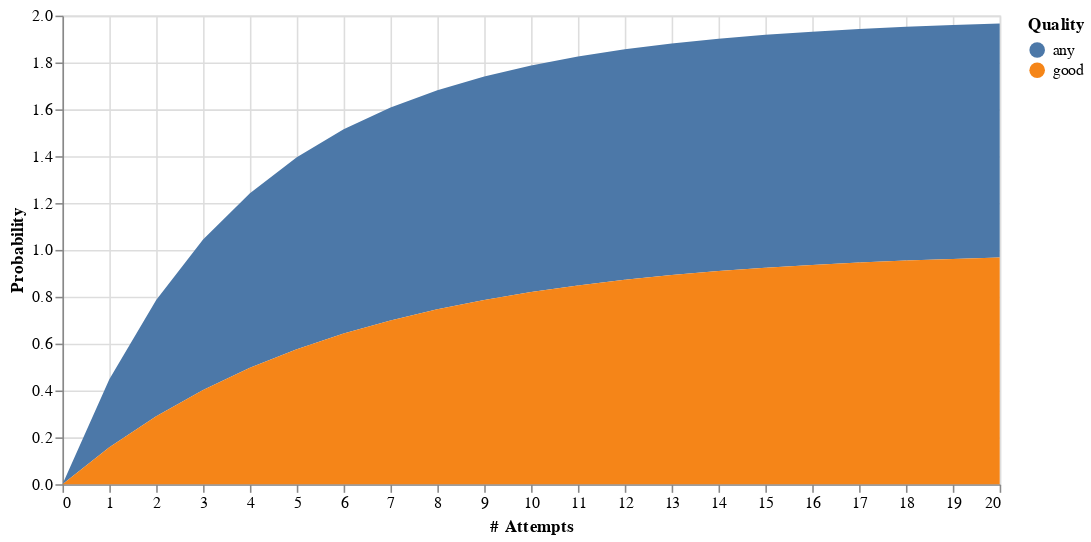

The notebook cell saved with this chart:
### Code cell
VegaLite({
  "$schema": "https://vega.github.io/schema/vega-lite/v4.json",
  "width": 600,
  "height": 300,
  "padding": 5,
  "data": {
    "values": probas
  },
  "mark": "area",
  "encoding": {
    "x": {"field": "# Attempts", "type": "quantitative"},
    "y": {"field": "Probability", "type": "quantitative"},
    "color": {"field": 'Quality'},
  }
})

### Figure 1 — Vega-Lite specification as saved in the notebook (floating-point values rounded to 4 significant figures)
{"$schema": "https://vega.github.io/schema/vega-lite/v4.json", "data": {"values": [{"# Attempts": 0, "Probability": 0, "Quality": "any"}, {"# Attempts": 1, "Probability": 0.2898, "Quality": "any"}, {"# Attempts": 2, "Probability": 0.4956, "Quality": "any"}, {"# Attempts": 3, "Probability": 0.6418, "Quality": "any"}, {"# Attempts": 4, "Probability": 0.7456, "Quality": "any"}, {"# Attempts": 5, "Probability": 0.8193, "Quality": "any"}, {"# Attempts": 6, "Probability": 0.8717, "Quality": "any"}, {"# Attempts": 7, "Probability": 0.9089, "Quality": "any"}, {"# Attempts": 8, "Probability": 0.9353, "Quality": "any"}, {"# Attempts": 9, "Probability": 0.954, "Quality": "any"}, {"# Attempts": 10, "Probability": 0.9674, "Quality": "any"}, {"# Attempts": 11, "Probability": 0.9768, "Quality": "any"}, {"# Attempts": 12, "Probability": 0.9835, "Quality": "any"}, {"# Attempts": 13, "Probability": 0.9883, "Quality": "any"}, {"# Attempts": 14, "Probability": 0.9917, "Quality": "any"}, {"# Attempts": 15, "Probability": 0.9941, "Quality": "any"}, {"# Attempts": 16, "Probability": 0.9958, "Quality": "any"}, {"# Attempts": 17, "Probability": 0.997, "Quality": "any"}, {"# Attempts": 18, "Probability": 0.9979, "Quality": "any"}, {"# Attempts": 19, "Probability": 0.9985, "Quality": "any"}, {"# Attempts": 20, "Probability": 0.9989, "Quality": "any"}, {"# Attempts": 0, "Probability": 0, "Quality": "good"}, {"# Attempts": 1, "Probability": 0.1577, "Quality": "good"}, {"# Attempts": 2, "Probability": 0.2905, "Quality": "good"}, {"# Attempts": 3, "Probability": 0.4024, "Quality": "good"}, {"# Attempts": 4, "Probability": 0.4967, "Quality": "good"}, {"# Attempts": 5, "Probability": 0.5761, "Quality": "good"}, {"# Attempts": 6, "Probability": 0.6429, "Quality": "good"}, {"# Attempts": 7, "Probability": 0.6992, "Quality": "good"}, {"# Attempts": 8, "Probability": 0.7467, "Quality": "good"}, {"# Attempts": 9, "Probability": 0.7866, "Quality": "good"}, {"# Attempts": 10, "Probability": 0.8203, "Quality": "good"}, {"# Attempts": 11, "Probability": 0.8486, "Quality": "good"}, {"# Attempts": 12, "Probability": 0.8725, "Quality": "good"}, {"# Attempts": 13, "Probability": 0.8926, "Quality": "good"}, {"# Attempts": 14, "Probability": 0.9095, "Quality": "good"}, {"# Attempts": 15, "Probability": 0.9238, "Quality": "good"}, {"# Attempts": 16, "Probability": 0.9358, "Quality": "good"}, {"# Attempts": 17, "Probability": 0.9459, "Quality": "good"}, {"# Attempts": 18, "Probability": 0.9545, "Quality": "good"}, {"# Attempts": 19, "Probability": 0.9616, "Quality": "good"}, {"# Attempts": 20, "Probability": 0.9677, "Quality": "good"}]}, "encoding": {"color": {"field": "Quality"}, "x": {"field": "# Attempts", "type": "quantitative"}, "y": {"field": "Probability", "type": "quantitative"}}, "height": 300, "mark": "area", "padding": 5, "width": 600}
